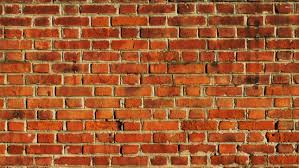
#> input picture cv_api/images/brick.jpeg, 299 x 168 px
$ python hc.py
#> lines starting #> are read from the running program, lines starting #| are printed output that depends on the picture; after the words box and inside, x2 and y2 are one past the last pixel; in counts of white or black regions, pixels touching at a corner belong together
import cv2
import numpy as np
img = cv2.imread('images/brick.jpeg')
#> img is the input picture: shape (168, 299, 3); mean B, G, R 48.1, 89.1, 161.5
gray = cv2.cvtColor(img,cv2.COLOR_BGR2GRAY)
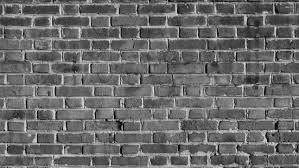
#> gray: shape (168, 299); min 6, max 237, mean 106.1
gray = np.float32(gray)
dst = cv2.cornerHarris(gray,2,3,0.04)
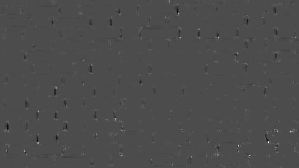
#> dst: shape (168, 299) float32; min -25090902, max 58477696, mean 37258.4; drawn with min black and max white

dst = cv2.dilate(dst, None)
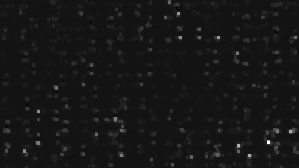
#> dst: shape (168, 299) float32; min -4729970, max 58477696, mean 926197; drawn with min black and max white
img[dst>0.01*dst.max()]=[0,0,255]
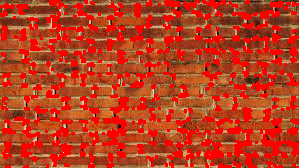
#> img: shape (168, 299, 3); mean B, G, R 30.5, 60.5, 187.8

cv2.imshow('sdcfsad',img)
cv2.waitKey(0)
cv2.destroyAllWindows()

$ run again, with cv_api/images/as.jpeg copied over cv_api/images/brick.jpeg
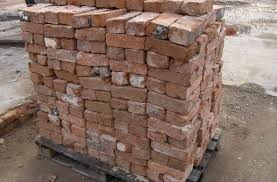
#> input picture cv_api/images/as.jpeg, 277 x 182 px
#> img is the input picture: shape (182, 277, 3); mean B, G, R 99.9, 111.2, 134.8
#> `dst = cv2.dilate(dst, None)`:
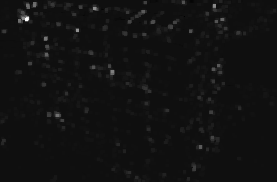
#> dst: shape (182, 277) float32; min -1361800.8, max 21295712, mean 240681.8; drawn with min black and max white
#> `img[dst>0.01*dst.max()]=[0,0,255]`:
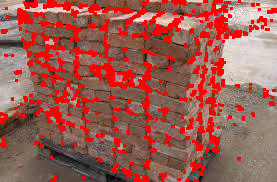
#> img: shape (182, 277, 3); 19.38% of pixels changed, all inside (x1, y1, x2, y2) = (0, 0, 277, 182)
